Frame 1 (no input): blank canvas, image omitted
Frame 60 (no input): blank canvas, image omitted
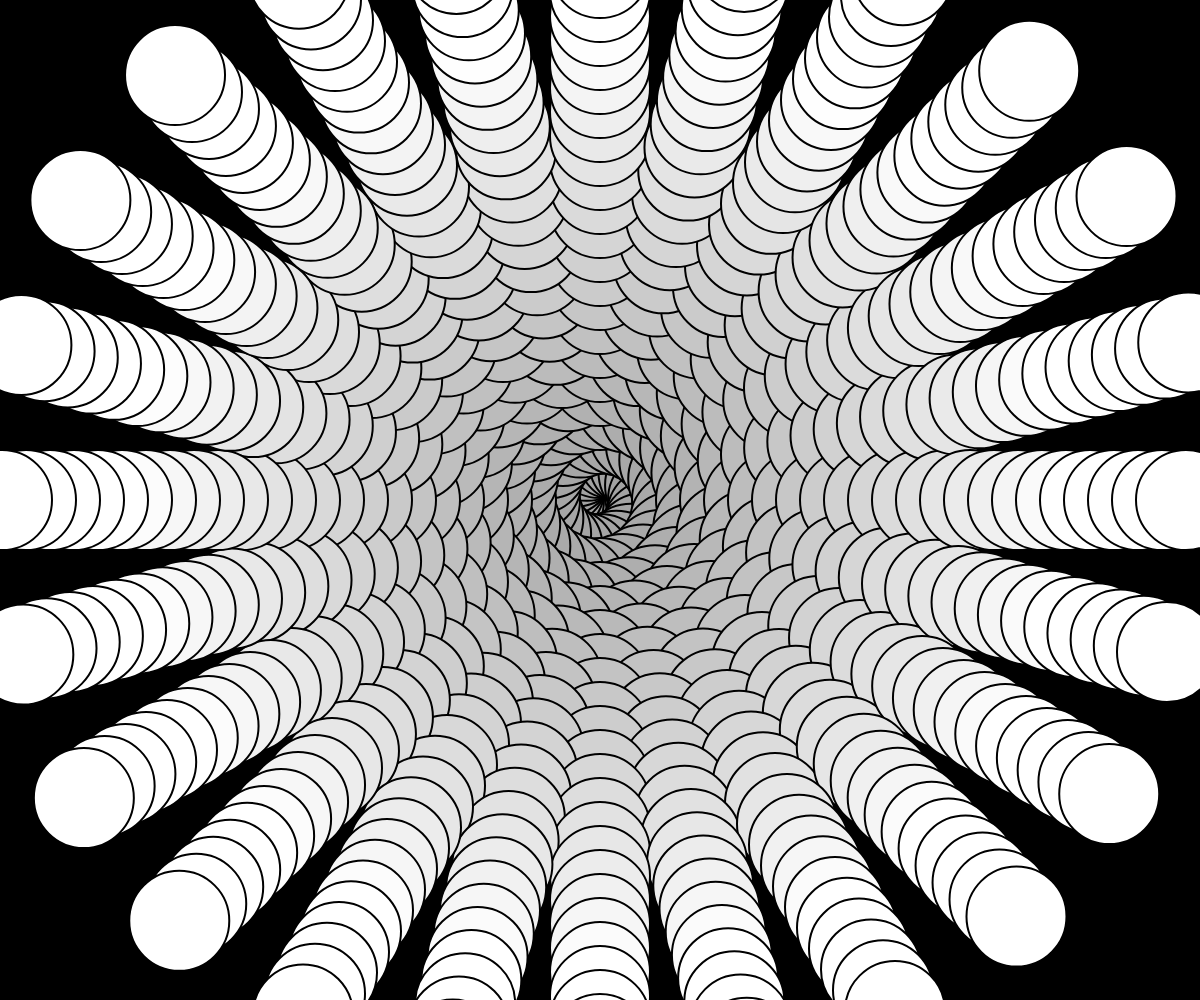
Frame 120 (the mouse pressed at the canvas centre since frame 60)

The p5.js sketch whose frames 1 and 60 were blank and that drew this single picture after the mouse press (run headless with seeded random() and noise() and a simulated clock; from frame 60 on, the mouse is pressed at the canvas centre):

// p5.js sketch
// ── sketch.js
function setup() {
  createCanvas(windowWidth, windowHeight);
  colorMode(HSB, 100);
}

function draw() {
  background(0);
  var x = width/2;
  var y = height/2;
  var numOfCircles = mouseX;
  var size = 100;

  for (var i=0; i<numOfCircles; i+=1) {
    var zeroToOne = i/numOfCircles;
    stroke(0);
    strokeWeight(2);
    fill(60 + i/numOfCircles * 50);
    var angle = zeroToOne * (Math.PI * (mouseY * 0.1));
    var spiralSize = 10 + i;
    x = width / 2 + Math.cos(angle) * spiralSize;
    y = height / 2 + Math.sin(angle) * spiralSize;
    ellipse(x, y, size, size);
  }
}
